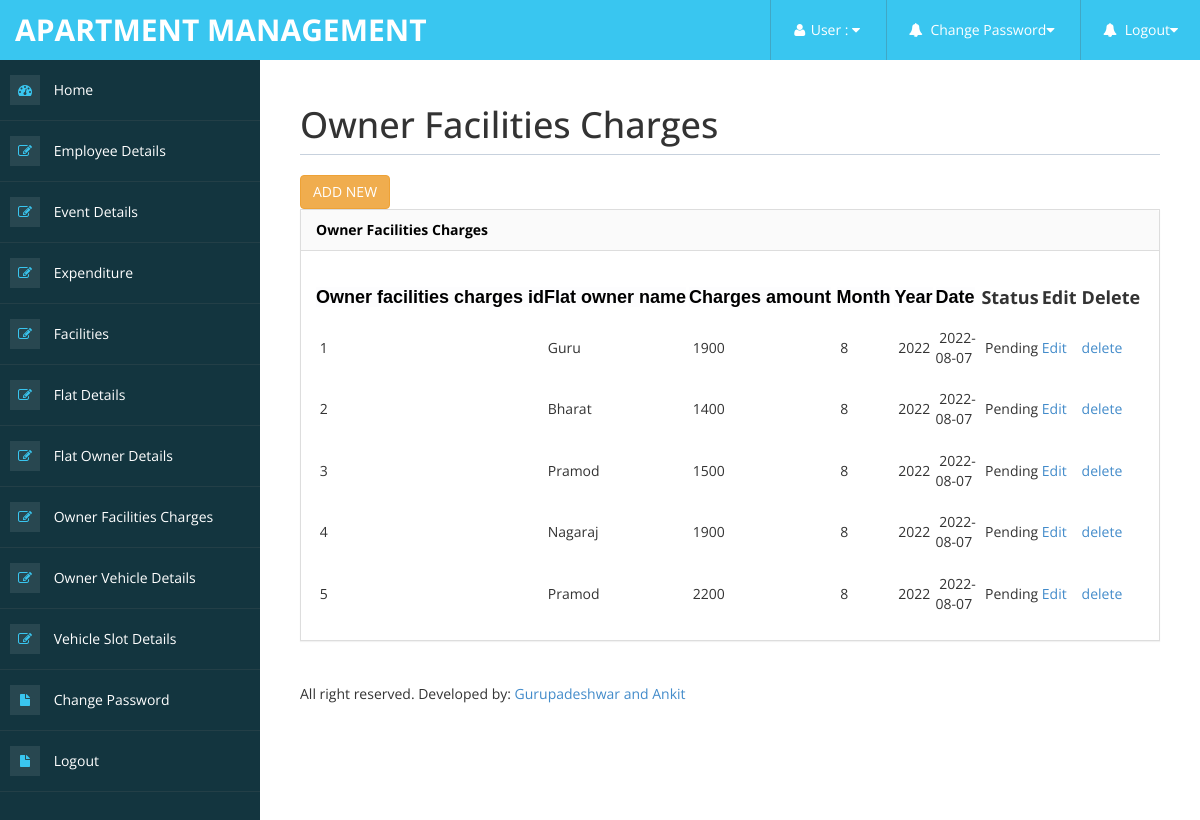
/Code/owner_facilities_charges_view.php, run on the app's committed database.
### tables this page shows
CREATE TABLE `owner_facilities_charges` (
  `Owner_facilities_charges_id` int(10) NOT NULL,
  `Flat_owner_id` int(10) NOT NULL,
  `Charges_amount` int(10) NOT NULL,
  `Month` varchar(15) NOT NULL,
  `Year` int(5) NOT NULL,
  `M_Date` date NOT NULL,
  `Status` varchar(25) NOT NULL
);

CREATE TABLE `flat_owner_details` (
  `Flat_owner_id` int(10) NOT NULL,
  `Flat_owner_name` varchar(25) NOT NULL,
  `Flat_id` int(10) NOT NULL,
  `Address` varchar(25) NOT NULL,
  `contact_no` bigint(10) NOT NULL,
  `email_id` varchar(100) NOT NULL,
  `Aadhar_no` varchar(12) NOT NULL,
  `owner_occupation` varchar(25) NOT NULL,
  `DOB` date NOT NULL,
  `Gender` varchar(1) NOT NULL
);

### Code/owner_facilities_charges_view.php (the view, shortened to what this page needs)
<!DOCTYPE html>
<html xmlns="http://www.w3.org/1999/xhtml">
<head>
<?php include('metadata.php');?>
<?php include('header.php');?>
<?php include('sidebar.php');?>
</head>
<body>
        <div id="page-wrapper" >
            <div id="page-inner">
			 <div class="row">
                    <div class="col-md-12">
                        <h1 class="page-header">
                             Owner Facilities Charges
                        </h1>
                    </div>
</div>
               <a href="owner_facilites_charges_form.php" class="btn btn-warning btn" >ADD NEW</a>
            <div class="row">
                <div class="col-md-12">
                    <div class="panel panel-default">
                        <div class="panel-heading">
                              Owner Facilities Charges </div>
                        <div class="panel-body">
                            <div class="table-responsive">
                                <table class="table table-striped table-bordered table-hover" id="dataTables-example">
                                    <thead>
<form name="form1" method="post" action="owner_facilites_charges_edit1.php">
  <table width="1455" height="347" border="0" align="center">
    <tr>
      <th width="209"><span style="color: rgb(0, 0, 0); font-family: sans-serif; font-size: large; font-style: normal; font-variant-ligatures: normal; font-variant-caps: normal; font-weight: 700; letter-spacing: normal; orphans: 2; text-align: left; text-indent: 0px; text-transform: none; white-space: nowrap; widows: 2; word-spacing: 0px; -webkit-text-stroke-width: 0px; background-color: rgb(253, 253, 254); text-decoration-thickness: initial; text-decoration-style: initial; text-decoration-color: initial; display: inline !important; float: none;">Owner facilities charges id</span></th>
      <th width="195"><span style="color: rgb(0, 0, 0); font-family: sans-serif; font-size: large; font-style: normal; font-variant-ligatures: normal; font-variant-caps: normal; font-weight: 700; letter-spacing: normal; orphans: 2; text-align: left; text-indent: 0px; text-transform: none; white-space: nowrap; widows: 2; word-spacing: 0px; -webkit-text-stroke-width: 0px; background-color: rgb(253, 253, 254); text-decoration-thickness: initial; text-decoration-style: initial; text-decoration-color: initial; display: inline !important; float: none;">Flat owner name</span></th>
      <th width="241"><span style="color: rgb(0, 0, 0); font-family: sans-serif; font-size: large; font-style: normal; font-variant-ligatures: normal; font-variant-caps: normal; font-weight: 700; letter-spacing: normal; orphans: 2; text-align: left; text-indent: 0px; text-transform: none; white-space: nowrap; widows: 2; word-spacing: 0px; -webkit-text-stroke-width: 0px; background-color: rgb(253, 253, 254); text-decoration-thickness: initial; text-decoration-style: initial; text-decoration-color: initial; display: inline !important; float: none;">Charges amount</span></th>
      <th width="126"><span style="color: rgb(0, 0, 0); font-family: sans-serif; font-size: large; font-style: normal; font-variant-ligatures: normal; font-variant-caps: normal; font-weight: 700; letter-spacing: normal; orphans: 2; text-align: left; text-indent: 0px; text-transform: none; white-space: nowrap; widows: 2; word-spacing: 0px; -webkit-text-stroke-width: 0px; background-color: rgb(253, 253, 254); text-decoration-thickness: initial; text-decoration-style: initial; text-decoration-color: initial; display: inline !important; float: none;">Month</span></th>
      <th width="94"><span style="color: rgb(0, 0, 0); font-family: sans-serif; font-size: large; font-style: normal; font-variant-ligatures: normal; font-variant-caps: normal; font-weight: 700; letter-spacing: normal; orphans: 2; text-align: left; text-indent: 0px; text-transform: none; white-space: nowrap; widows: 2; word-spacing: 0px; -webkit-text-stroke-width: 0px; background-color: rgb(253, 253, 254); text-decoration-thickness: initial; text-decoration-style: initial; text-decoration-color: initial; display: inline !important; float: none;">Year</span></th>
      <th width="142"><span style="color: rgb(0, 0, 0); font-family: sans-serif; font-size: large; font-style: normal; font-variant-ligatures: normal; font-variant-caps: normal; font-weight: 700; letter-spacing: normal; orphans: 2; text-align: left; text-indent: 0px; text-transform: none; white-space: nowrap; widows: 2; word-spacing: 0px; -webkit-text-stroke-width: 0px; background-color: rgb(253, 253, 254); text-decoration-thickness: initial; text-decoration-style: initial; text-decoration-color: initial; display: inline !important; float: none;"> Date</span></th>
      <th width="115"><span class="style1 style4">Status</span></th>
      <th width="126"><span class="style1 style4">Edit</span></th>
      <th width="128"><span class="style4"><strong>Delete</strong></span></th>
    </tr>
	<?php
	include("../db_connect/db_connect.php");
	$sql="select * from owner_facilities_charges fc,flat_owner_details fd where fc.Flat_owner_id=fd.Flat_owner_id";
	$sl_no=1;
	$res=mysqli_query($conn,$sql);
	while($row=mysqli_fetch_array($res))
	{
	?>
	<tr>
      <td>&nbsp;<?php echo $sl_no++;?></td>
      <td>&nbsp;<?php echo $row['Flat_owner_name'];?></td>
      <td>&nbsp;<?php echo $row['Charges_amount'];?></td>
      <td>&nbsp;<?php echo $row['Month'];?></td>
      <td>&nbsp;<?php echo $row['Year'];?></td>
	  <td>&nbsp;<?php echo $row['M_Date'];?></td>
	  <td>&nbsp;<?php echo $row['Status'];?></td>
      <td><a href="owner_facilites_charges_edit.php?Owner_facilities_charges_id=<?php echo $row['Owner_facilities_charges_id'];?>">Edit</a></td>
      <td><a href="owner_facilities_charges_delete.php?Owner_facilities_charges_id=<?php echo $row['Owner_facilities_charges_id'];?>">delete</a></td>
    </tr>
	<?php
	}
	?>
  </table>
</form>
</div>
                        </div>
                    </div>
                <?php include('footer.php');?>
			    </div>
</body>
</html>

### Code/assets/css/custom-styles.css (style rules this page uses)
body { font-family: 'Open Sans', sans-serif; }
#page-wrapper { padding: 15px 15px; min-height: 600px; background: #FFFFFF; }
#page-inner { width:100%; margin:10px 20px 10px 0px; background-color:transparent; padding:10px; min-height:1200px; }
h1, .h1, h2, .h2, h3, .h3 { margin-top: 7px; margin-bottom: -5px; }
.panel { border-radius:0px; }
.page-header { padding-bottom: 9px; margin: 10px 0 20px; border-bottom: 1px solid #C7D1DD; }
.panel-default > .panel-heading { color: #000; background-color: #FFFFFF; border-color: #ddd; font-weight:bold; background: #FAFAFA; }
@media (min-width:768px) { #page-wrapper { margin: 0 0 0 260px; padding: 15px 30px; min-height: 1200px; } }

### data on the page
owner_facilities_charges: Flat_owner.Flat_owner_name "Guru", Charges_amount "1900", Month "8", Year "2022", M_Date "2022-08-07", Status "Pending"
owner_facilities_charges: Flat_owner.Flat_owner_name "Bharat", Charges_amount "1400", Month "8", Year "2022", M_Date "2022-08-07", Status "Pending"
owner_facilities_charges: Flat_owner.Flat_owner_name "Pramod", Charges_amount "1500", Month "8", Year "2022", M_Date "2022-08-07", Status "Pending"
owner_facilities_charges: Flat_owner.Flat_owner_name "Nagaraj", Charges_amount "1900", Month "8", Year "2022", M_Date "2022-08-07", Status "Pending"
owner_facilities_charges: Flat_owner.Flat_owner_name "Pramod", Charges_amount "2200", Month "8", Year "2022", M_Date "2022-08-07", Status "Pending"
